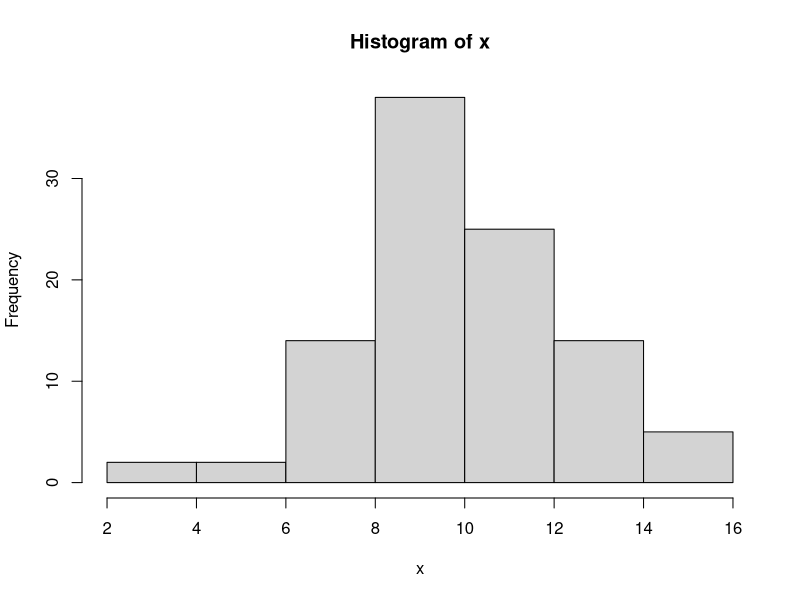

Generate this figure with R: (Note: this script raises an error after producing the figure.)
############################################
# Data Science Training
# Homework Assignment of Course 1 Session 1
# Solution
############################################

# Problem 1: Basic Statistical Programming -------------------
# consider the following vector of random numbers drawn from a 
# normal distribution with mean 10 and standard deviation 2
x <- rnorm(100, mean = 10, sd = 2)

# (a) plot a histogram of x using hist()
hist(x)

# (b) compute the sum, mean, median, standard deviation, minimum and maximum values and quantiles of this vector
sum(x)
mean(x)
median(x)
sd(x)
min(x)
max(x)
quantile(x)

# (c) manually compute the mean using sum() and length()
sum(x) / length(x)

# (d) check your computation of the mean, median, minimum, maximum, 2nd and 4th quartile against:
summary(x)

# (e) write a function that takes x as an input and returns the same output as summary(x)
my_summary <- function(x) c(`Min.` = min(x), `1st Qu.` = unname(quantile(x, 0.25)),
                            Median = median(x), Mean = mean(x), `3rd Qu.` = unname(quantile(x, 0.75)),
                            `Max.` = max(x))
my_summary(x)

# (f) This inserts 10 missing values at random into x.
x[sample.int(100L, 10L)] <- NA
x
?sample.int  # See the help page of this function, make sure you understand the code above

summary(x)  # see the output now

# (g) Modify your function in part (e) to also replicate this output
my_summary <- function(x) c(`Min.` = min(x, na.rm = TRUE), 
                            `1st Qu.` = unname(quantile(x, 0.25, na.rm = TRUE)),
                            Median = median(x, na.rm = TRUE), 
                            Mean = mean(x, na.rm = TRUE), 
                            `3rd Qu.` = unname(quantile(x, 0.75, na.rm = TRUE)),
                            `Max.` = max(x, na.rm = TRUE),
                            `NA's` = sum(is.na(x)))
my_summary(x)

# (h) Add an argument 'na.rm' to your function, and modify your function so that it can produce both outputs of (e) and (g) depending on na.rm = TRUE or FALSE
my_summary <- function(x, na.rm = FALSE) {
  if(na.rm) nas = c(`NA's` = sum(is.na(x)))
  c(`Min.` = min(x, na.rm = na.rm), 
    `1st Qu.` = unname(quantile(x, 0.25, na.rm = na.rm)),
    Median = median(x, na.rm = na.rm), 
    Mean = mean(x, na.rm = na.rm), 
    `3rd Qu.` = unname(quantile(x, 0.75, na.rm = na.rm)),
    `Max.` = max(x, na.rm = na.rm), if(na.rm) nas)
}

my_summary(rnorm(100, mean = 10, sd = 2))
my_summary(x, na.rm = TRUE)

# (i) Consider this dataset that comes with R
mtcars
View(mtcars)

# make sure you understand this code. Look up the individual functions i.e. ?t, ?sapply
summ <- t(sapply(mtcars, summary))
summ

# Examine 'summ'. What kind of object is it?, see the structure and class of it
str(summ)
class(summ)

# (j) apply your function to each column of the data in the same way as shown above. Do you get the same result?
t(sapply(mtcars, my_summary))
summ

all.equal(t(sapply(mtcars, my_summary)), summ)

# (k) using the matrix() and sample.int() functions, insert missing values into mtcars and repeat.
mat <- matrix(TRUE, nrow = nrow(mtcars), ncol = ncol(mtcars))
# Here setting 30 values to missing at random
mat[sample.int(length(mat), 30L)] <- FALSE
mat
mtcars[mat] <- NA

t(sapply(mtcars, summary, na.rm = TRUE))
t(sapply(mtcars, my_summary, na.rm = TRUE))

# (l) Consider the iris dataset printed below. Create a generic version of your function in part (h), 
#     adding a default method that that tabulates non-numeric data and apply it to the columns of iris using lapply(). 
head(iris)
str(iris)
summary(iris)

# Generic version of the function
my_summary <- function(x, na.rm = FALSE) UseMethod("my_summary")

# The function we had before becomes the method for numeric data
my_summary.numeric <- function(x, na.rm = FALSE) {
  if(na.rm) nas = c(`NA's` = sum(is.na(x)))
  c(`Min.` = min(x, na.rm = na.rm), 
    `1st Qu.` = unname(quantile(x, 0.25, na.rm = na.rm)),
    Median = median(x, na.rm = na.rm), 
    Mean = mean(x, na.rm = na.rm), 
    `3rd Qu.` = unname(quantile(x, 0.75, na.rm = na.rm)),
    `Max.` = max(x, na.rm = na.rm), if(na.rm) nas)
}

# The default method applied to all other data
my_summary.default <- function(x, na.rm = FALSE) {
  if(na.rm) nas = c(`NA's` = sum(is.na(x)))
  c(table(x), if(na.rm) nas)
}

# Applying the function to the columns in the dataset
lapply(iris, my_summary)

# Compare this to the output of summary:
summary(iris)

# Note: These are possible alternative definitions of the generic function
my_summary <- function(x, ...) UseMethod("my_summary")
my_summary <- function(x, na.rm = FALSE) UseMethod("my_summary", x)
# The first allows a variable number of arguments to be passed to different methods (not applicable here),
# and the second just makes it explicit that we want methods will be chosen based on the type of the 'x' argument, 
# which is also not necessary here as UseMethod() dispatches on the first function argument by default. 




# Problem 2: Strings and Dates -----------------------------------
# consider the following vector of fiscal years
y <- 1999:2017
fy <- paste(y - 1L, substr(as.character(y), 3L, 4L), sep = "/")

# (a) make sure you understand how these fiscal year strings were generated by looking up the relevant functions, e.g. ?substr
?substr

# (b) wrap this code into a function called FY(), that can create sequences of fiscal years from arbitrary starting and ending calendar years 
FY <- function(start, end) {
  y <- start:end
  paste(y - 1L, substr(as.character(y), 3L, 4L), sep = "/")
}

FY(1999, 2017)
FY(2001, 2020)

# (c) now create a function FY_to_Date() that takes a vector of fiscal years and converts it to a vector of Dates corresponding to the last day (30th of June) of each fiscal year
FY_to_Date <- function(fy) as.Date(paste0(as.integer(substr(fy, 1L, 4L)) + 1L, "-06-30"))
FY_to_Date(fy)

# (d) generate a vector of fiscal years and apply your function to turn them into dates. 
dates <- FY_to_Date(FY(2001, 2020))

# (e) using substr(), get the month from these generated dates. 
as.integer(substr(dates, 6L, 7L))

